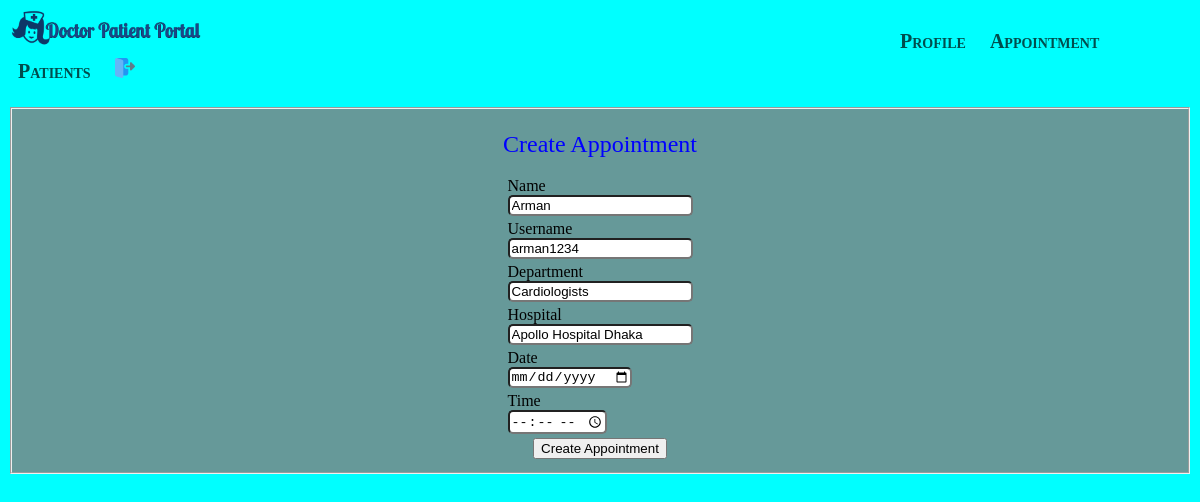
Screenshot of /doctorCreateApp.php (signed in) with the database file from the repository.
### tables this page shows
CREATE TABLE `finaldoctor` (
  `id` int(10) NOT NULL,
  `name` varchar(50) NOT NULL,
  `username` varchar(50) NOT NULL,
  `password` varchar(50) NOT NULL,
  `dob` date NOT NULL,
  `bGroup` varchar(50) NOT NULL,
  `email` varchar(50) NOT NULL,
  `phone` varchar(50) NOT NULL,
  `department` varchar(100) NOT NULL,
  `hospital` varchar(100) NOT NULL
);

### models/db_config.php (called while the page is built, shortened)
<?php
 $db_server="localhost";
 $db_uname="root";
 $db_pass="";
 $db_name="dpportal";
 function get($query){
    global $db_server,$db_uname,$db_pass,$db_name;
    $conn=mysqli_connect($db_server,$db_uname,$db_pass,$db_name);
    $data=array();
    if ($conn){
        $result=mysqli_query($conn,$query);
        while($row=mysqli_fetch_assoc($result)){
            $data[]=$row;
        }
    }
    return $data;
}
?>

### controllers/login_controller.php (called while the page is built, shortened)
<?php
    include 'models/db_config.php';
	$date="";
	$time="";
	function getDoctorByUsername($username){
		$query= "select * from finaldoctor where username='$username'";
		$rs= get($query);
		return $rs;
	}
?>

### doctorCreateApp.php (the view, shortened to what this page needs)
<?php
    require_once 'doctorHeader.php';
    require_once 'controllers/login_controller.php';
	$username=$_SESSION["loggedDoctor"];
	$rs=getDoctorByUsername($username);
	$p =$rs[0];
?>
<html>
<head>
</head>
    <body>
        <form action="" onsubmit="return validate()" method="post">
            <fieldset style="background-color:rgb(102, 153, 153);">
                <p align="middle"><font color="blue" size="5">Create Appointment</font></p>
            <table align="center">
                <tr>
                    <td>
					    Name<br>
                        <input class="s" type="text" id="name" name="name" value="<?php echo $p["name"]; ?>" >
                    </td>
                </tr>
				<tr>
                    <td>
					Username<br>
                    <input class="s" type="text" id="username" name="username" value="<?php echo $p["username"]; ?>" >
                    </td>
                </tr>
				<tr>
                    <td>
					Department<br>
                    <input class="s" type="text" id="department" name="department" value="<?php echo $p["department"]; ?>" >
                    </td>
                </tr>
				<tr>
                    <td>
					Hospital<br>
                    <input class="s" type="text" id="hospital" name="hospital" value="<?php echo $p["hospital"]; ?>" >
                    </td>
                </tr>
				<tr>
                    <td>
					Date<br>
                    <input class="s" type="date" id="date" name="date" value="<?php echo $date; ?>" >
                    </td>
                </tr>
				<tr>
                    <td>
					Time<br>
                    <input class="s" type="time" id="time" name="time" value="<?php echo $time; ?>" >
                    </td>
                </tr>
                <tr>
                    <td align="center">
                        <input type="submit" name="createApp" value="Create Appointment">
                    </td>
                </tr>
            </table>
            </fieldset>
        </form>
    </body>
</html>

### CSS/mystyle.css (style rules this page uses)
.s { border-radius:5px; }

### rows the page displays
finaldoctor: name "Arman", username "arman1234", department "Cardiologists", hospital "Apollo Hospital Dhaka"
